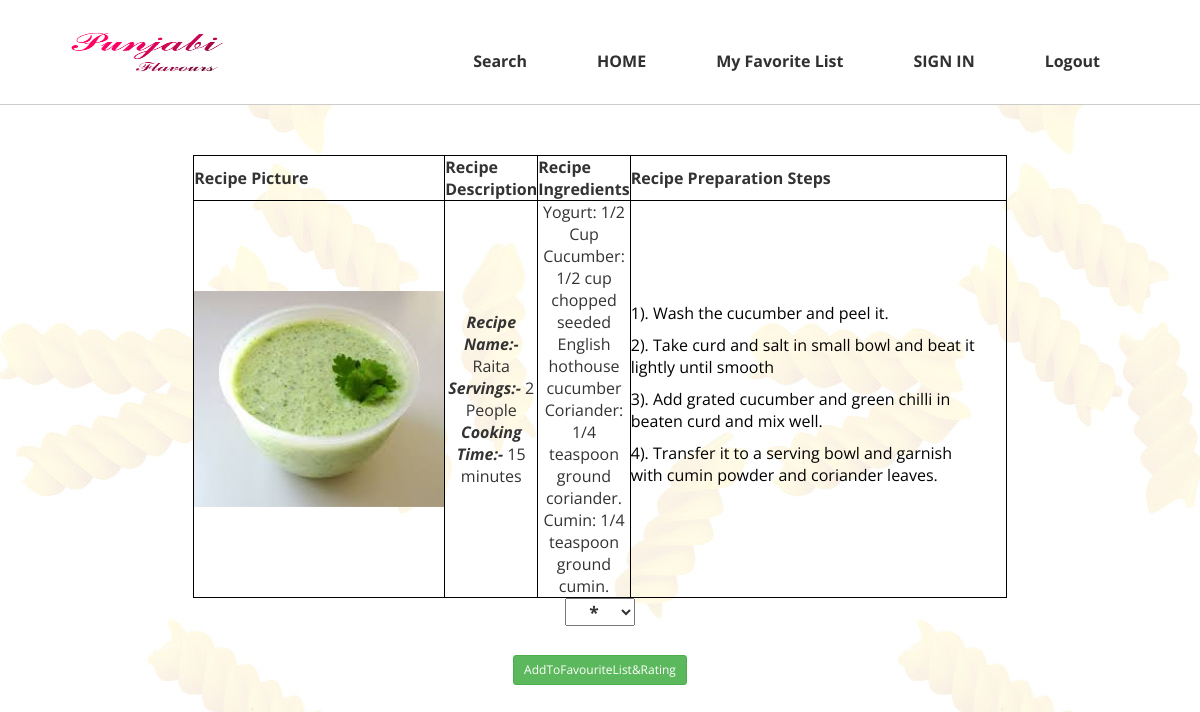
/SingleRecipeDetail.php?recipe_id=1&recipe_name=Raita&Picture=Raita.jpg&Servings=2 People&cooking_time=15 minutes (signed in), run on the app's committed database.
### tables this page shows
CREATE TABLE `recipe_ingredient` (
  `id` int(11) NOT NULL,
  `recipe_id` int(11) NOT NULL,
  `ingredient_id` int(11) NOT NULL,
  `Quantity` varchar(1000) NOT NULL
);

CREATE TABLE `ingredients` (
  `ingredient_id` int(11) NOT NULL,
  `ingredient_name` varchar(200) NOT NULL
);

CREATE TABLE `recipe_preparation` (
  `recipe_prep_id` int(11) NOT NULL,
  `steps` int(50) NOT NULL,
  `recipe_description` varchar(1000) NOT NULL,
  `recipe_id` int(11) NOT NULL
);

### SingleRecipeDetail.php (the view, shortened to what this page needs)
<?php include "Classes/Recipe.php"; ?>
<?php include "includes/header.php"; ?>
<head>
</head>
<body>
<?php include "includes/navSearch.php";?>
<?php
	if( isset($_GET['recipe_name']) AND isset($_GET['Picture']) AND isset($_GET['Servings']) AND isset($_GET['cooking_time'])){
        $ingredients = Recipe::ReadAllIngredients($_GET['recipe_id']);
        $steps = Recipe::ReadPreparationSteps($_GET['recipe_id']);
        echo "<table border=1>";
        echo "<th > Recipe Picture </th>";
        echo "<th > Recipe Description </th>";
        echo "<th> Recipe Ingredients </th>";
        echo "<th> Recipe Preparation Steps </th>";
        echo "<tr>";
        echo "<td>";
        echo "<img src = \"images/recipe/".$_GET['Picture']." \" height='auto' width='250px' />";
        echo "</td>";
        echo "<td>";
        echo "<i><b>Recipe Name:-</i></b> ".$_GET['recipe_name']."<br/>";
        echo "<i><b>Servings:-</i></b> ".$_GET['Servings']."<br/>";
        echo "<i><b>Cooking Time:-</i></b> ".$_GET['cooking_time']."<br/>";
        echo "</td>";
        echo "<td >";
        foreach($ingredients as $Index => $Element){
        echo $Element['ingredient_name'].': ' .$Element['Quantity'].'<br/>';  }
        echo "</td>";
        echo "<td style='padding-Right: 25px;'>";
         echo "<table >";
         foreach($steps as $Index => $Element){
             echo "<tr>";
                echo "<p style='color:Black; text-align:left';>";
                echo $Element['steps']. "). " . $Element['recipe_description'];
                echo "</p>";
             echo "</tr>";
            }
          echo "</table>";
          echo "</td>";
        echo "</tr>";
        echo "</table>";
    }
?>
    <form action="#" method="post" align="right">
	<div class="form-group">
        <select name='Rating' style="font-weight:bold;font-size:13pt">
           <option value ="1"> * </option>
        </select>
       <br/><br/>
       <input type = 'submit' name = 'submit_Favorite' value = 'AddToFavouriteList&Rating' class="btn btn-success btn-sm">
        <br/><br/>
    </div>
    </form>

### Classes/Recipe.php (shortened to what this page needs)
<head>
<link rel="stylesheet"
href = "https://maxcdn.bootstrapcdn.com/bootstrap/3.3.7/css/bootstrap.min.css">
</head>
<?php
class Recipe{
    private static $database;
    private static function init_database(){
        if(!isset(self::$database)){
			self::$database = new Database();
    }
}
    public static function ReadAllIngredients($recipe_id){
		$connection = self::$database->GetConnection();
		$query  = "SELECT ri.Quantity, i.ingredient_name FROM ingredients i , recipe_ingredient ri WHERE ri.ingredient_id = i.ingredient_id AND ri.recipe_id = $recipe_id ";
		try{
			$stmt = $connection->prepare($query);
			$stmt->execute();
			$result = $stmt->fetchAll(PDO::FETCH_ASSOC);
			return $result;
		}catch(PDOException $e)
		{
			echo "Query Read ingredients Failed: ".$e->getMessage();
		}
	}
    public static function ReadPreparationSteps($recipe_id){
		$connection = self::$database->GetConnection();
		$query  = "SELECT * FROM recipe_preparation WHERE recipe_id = $recipe_id ";
		try{
			$stmt = $connection->prepare($query);
			$stmt->execute();
			$result = $stmt->fetchAll(PDO::FETCH_ASSOC);
			return $result;
		}catch(PDOException $e)
		{
			echo "Query Read Preparation Steps Failed: ".$e->getMessage();
		}
	}
}
?>

### includes/header.php (shortened to what this page needs)
<!DOCTYPE html>
<html lang="en">
<head>
    <link rel="stylesheet" href="css/style.css">
    <link rel="stylesheet" href="css/animate.css">
     <link rel="stylesheet" href="css/styleLogin.css">
</head>

### includes/navSearch.php
<div class="headerwrapper">
	<div id="header" class="container">
		<div class="logo"> <a href="#"><img src="images/LOGO.jpg" alt="logo" width="165" height="74"></a> </div>
        <nav>
            <ul id="navigations">
               <li> <a href="searchpage.php">Search</a></li>
                <li><a href="index.php">HOME</a></li>
                <li> <a href="MyFavoriteList.php">My Favorite List</a></li>
                <li> <a href="login.php">SIGN IN</a></li>
                <li> <a href="Logout.php">Logout</a></li>
            </ul>
        </nav>
      </div>
</div>

### css/style.css (style rules this page uses)
body { background:url(../images/BG.jpg); margin:0px; padding:0px; font-family:hansen; font-size:20px; }
.container { width:1100px; margin:auto; }
* { margin:0px; padding:0px; }
.headerwrapper { background:white; overflow:hidden; height:105px; margin:0px; padding:0px; border-bottom:1px solid rgba(0,0,0,0.20); margin-bottom:50px; }
#header { overflow:hidden; }
.headerwrapper .logo { float:left; line-height:130px; margin-top:15px; }
.headerwrapper nav ul { font-family:Arial; float:right; font-size:16px; font-weight:bold; margin-top:15px; }
.headerwrapper nav ul li { list-style:none; float:left; margin:20px; padding:15px; }
.headerwrapper nav ul li a { text-decoration:none; color:#313131; }

### css/styleLogin.css (style rules this page uses)
* { margin: 0px auto; padding: 0px; text-align: center; font-family: 'Open Sans', sans-serif; }

### Classes/Recipe.php (style rules this page uses)
table { border:1px solid black; margin:0px auto; width:350px; }

### SingleRecipeDetail.php (style rules this page uses)
td { width:auto:; }

### data on the page
recipe_ingredient: ingredient.ingredient_name "Yogurt", Quantity "1/2 Cup"
recipe_ingredient: ingredient.ingredient_name "Cucumber", Quantity "1/2 cup chopped seeded English hothouse cucumber"
recipe_ingredient: ingredient.ingredient_name "Coriander", Quantity "1/4 teaspoon ground coriander."
recipe_ingredient: ingredient.ingredient_name "Cumin", Quantity "1/4 teaspoon ground cumin."
recipe_preparation: steps "1", recipe_description "Wash the cucumber and peel it."
recipe_preparation: steps "2", recipe_description "Take curd and salt in small bowl and beat it lightly until smooth"
recipe_preparation: steps "3", recipe_description "Add grated cucumber and green chilli in beaten curd and mix well."
recipe_preparation: steps "4", recipe_description "Transfer it to a serving bowl and garnish with cumin powder and coriander leaves."

### other printed values
$_GET['recipe_name'] "Raita"
$_GET['Servings'] "2 People"
$_GET['cooking_time'] "15 minutes"
